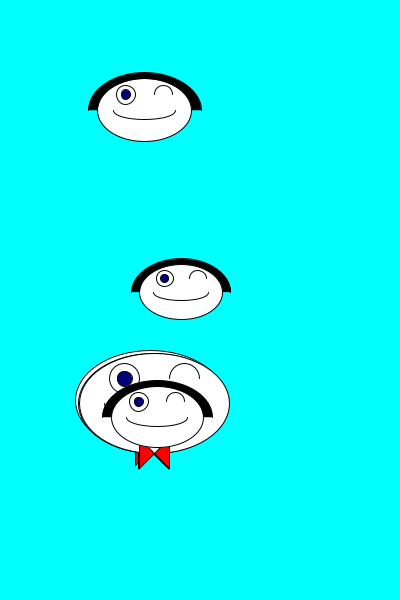
Frame 1 (no input)
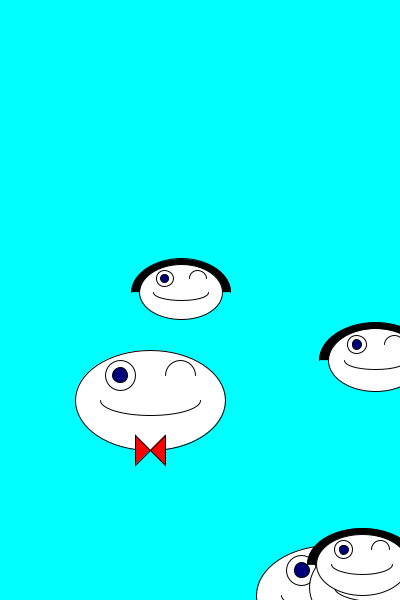
Frame 60 (the mouse pressed at the canvas centre just before this capture)
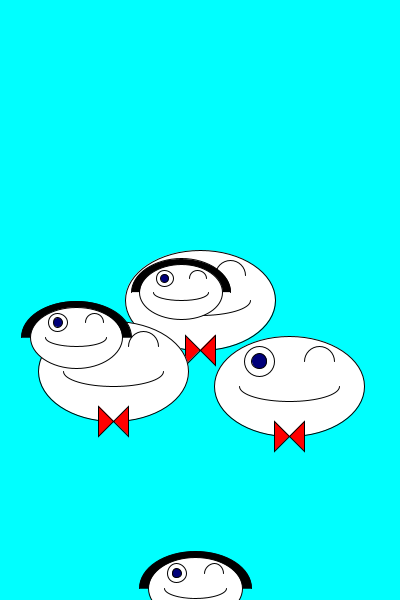
Frame 120 (the mouse held since frame 60 and released just before this capture)

The Processing sketch that drew these frames (run headless with seeded random() and noise(); from frame 60 on, the mouse is pressed at the canvas centre):

// Processing sketch: sihaChildOwnEx
// ── sihaChildOwnEx.pde
Siha [] ss;
void setup() {
  size(400, 600);
  ss = new Siha[6];
  ss[0] = new SihaBoy();  
  ss[1] = new SihaGirl(200,300,100);  
  for(int i=0;i<3;i++){
    ss[i] = new SihaBoy();  
    ss[i+3] = new SihaGirl();  
  }
  ss[0].vx = ss[0].vy = 0; // mouse
  ss[4].vx = ss[4].vy = 0; // wasd
}
void draw(){
  background(0,255,255);
  for(int i=0;i<6;i++){
    ss[i].move();
    ss[i].show();
  }
}
void mousePressed(){
  ((SihaBoy)ss[0]).setxy(mouseX,mouseY);
}
void keyPressed(){
  ((SihaGirl)ss[4]).setKey(key);
}

// ── bb.pde
class SihaBoy extends Siha{
  SihaBoy(float p){ // Q1
    super();
    x = 200;
    xx = 100;
  }  
  SihaBoy(){        // Q2
    x = 150;
    y = 400;
    d = 150;
    xx = -100;
  }
  SihaBoy(float p, float q, float r){
    super(p,q,r);
    xx = 0;
  }
  float xx;
  void setxy(float c,float d){
    x = c;  y = d;
  }
  void flag(){
    circle(x+xx,y,50);
  }
  void show(){
    drawFace();
    fill(0,0,122);
    circle(x-d/5, y-d/6, d/10); // pupil
    fill(255,0,0);
    float yy = y+d/3;
    float dxy = d/10;
    triangle(x,yy,x-dxy,yy+dxy,x-dxy,yy-dxy);
    triangle(x,yy,x+dxy,yy+dxy,x+dxy,yy-dxy);
  }
}

// ── gg.pde
class SihaGirl extends Siha{
  SihaGirl(){
    super();
  }
  SihaGirl(float p, float q, float r){
    super(p,q,r);
  }
  void setKey(char kk){
    if(kk == 'w') y -= 5;
    else if(kk == 'a') x -= 5; 
    else if(kk == 's') y += 5; 
    else if(kk == 'd') x += 5; 
    else {}
  }
  void show(){   
    fill(0); 
    arc(x, y, d*6/5, d/5*4,PI,2*PI); 
    drawFace();
    fill(0,0,122);
    circle(x-d/5, y-d/6, d/10); // pupil
  }
}

// ── ss.pde
class Siha {
  Siha() {
    x = random(100,width-100);
    y = random(100,height-100);
    d = random(80,120);
    vx = random(3,5);
    vy = random(3,5);
  };
  Siha(float p) { // Q1
    x=p;
    y=random(height);
    d = 100;
  };
  Siha(float p, float q, float r) {
    x = p;
    y = q;
    d = r;
  }
  float x, y, d, vx, vy;
  void show() {}
 void move(){
   x += vx;
   y += vy;
   if(x<0 || x>width) vx = -vx;
   if(y<0 || y>height) vy = -vy;
 }
  void drawFace() {
    fill(255);
    ellipse(x, y, d, d/3*2);
    circle(x-d/5, y-d/6, d/5);
    arc(x+d/5, y-d/6, d/5, d/5, PI, 2*PI);
    arc(x, y, d*2/3, d/5, 0, PI);
  }
}
